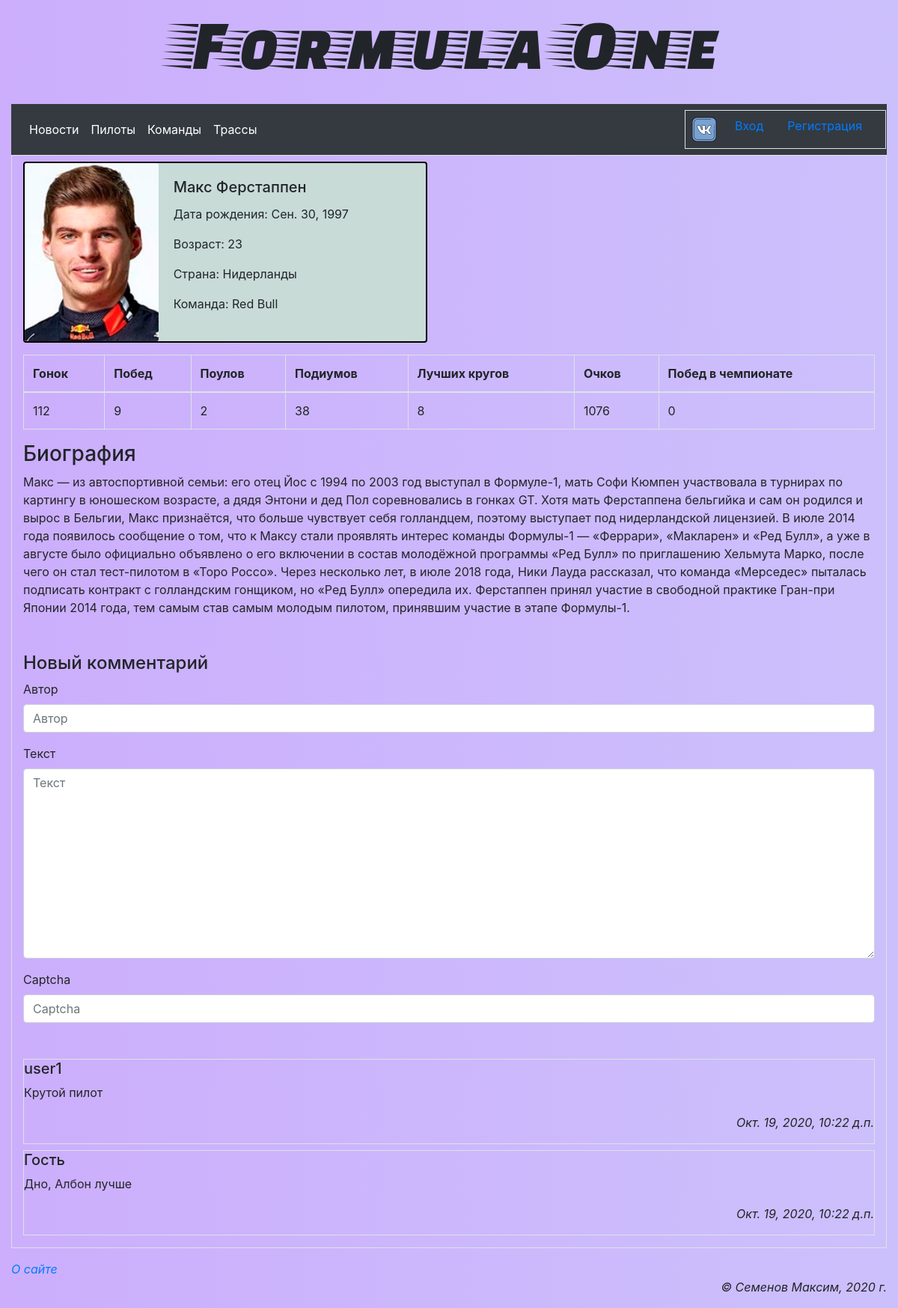
The app's page /drivers/1/ with its own data.
### main/models.py (models this page shows, shortened)
class Driver(models.Model):
	first_name = models.CharField(max_length=20, verbose_name='Имя')
	last_name = models.CharField(max_length=20, verbose_name='Фамилия')
	date_of_birth = models.DateField(verbose_name='Дата рождения')
	country = models.CharField(max_length=30, verbose_name='Страна')
	image = models.ImageField(blank=True, upload_to=get_timestamp_path, verbose_name='Фото')
	is_active = models.BooleanField(default=True, db_index=True, verbose_name='Действующий пилот?')
	team = models.ForeignKey('Team', on_delete=models.PROTECT, verbose_name='Команда',
								null=True, blank=True)
	biography = models.TextField(default=True, verbose_name='Биография')
	starts = models.IntegerField(default=True, verbose_name='Кол-во стартов')
	wins = models.IntegerField(default=True, verbose_name='Кол-во побед')
	pole_position= models.IntegerField(default=True, verbose_name='Кол-во поулов')
	scores = models.IntegerField(default=True, verbose_name='Кол-во очков')
	podiums= models.IntegerField(default=True, verbose_name='Кол-во подиумов')
	best_laps= models.IntegerField(default=True, verbose_name='Кол-во лучших кругов')
	championship_win = models.IntegerField(default=True, verbose_name='Побед в чемпионате')
	def age(self):
		return int((datetime.now().date() - self.date_of_birth).days / 365.25)
	class Meta:
		verbose_name = 'Пилот'
		verbose_name_plural = 'Пилоты'

class Team(models.Model):
	name = models.CharField(max_length=20, verbose_name='Название')
	debut_in_f1 = models.DateField(verbose_name='Дебют в Ф1')
	country = models.CharField(max_length=30, verbose_name='Страна')
	image = models.ImageField(blank=True, upload_to=get_timestamp_path, verbose_name='Фото')
	team_car_image = models.ImageField(blank=True, upload_to=get_timestamp_path, verbose_name='Фото болида')
	is_active = models.BooleanField(default=True, db_index=True, verbose_name='Действующая команда')
	team_history =models.TextField(default=True, verbose_name='История команды')
	starts = models.IntegerField(default=True, verbose_name='Кол-во стартов')
	wins = models.IntegerField(default=True, verbose_name='Кол-во побед')
	pole_position= models.IntegerField(default=True, verbose_name='Кол-во поулов')
	scores = models.IntegerField(default=True, verbose_name='Кол-во очков')
	podiums= models.IntegerField(default=True, verbose_name='Кол-во подиумов')
	best_laps= models.IntegerField(default=True, verbose_name='Кол-во лучших кругов')
	constructors_win = models.IntegerField(default=True, verbose_name='Побед в Кубке конструкторов')
	def __str__(self):
		return self.name
	class Meta:
		verbose_name = 'Команда'
		verbose_name_plural = 'Команды'

class Comment(models.Model):
	driver = models.ForeignKey(Driver, on_delete=models.CASCADE, verbose_name='Пилот')
	author = models.CharField(max_length=30, verbose_name='Автор')
	content = models.TextField(verbose_name='Текст')
	is_active = models.BooleanField(default=True, db_index=True, verbose_name='Выводить на экран?')
	created_at = models.DateTimeField(auto_now_add=True, db_index=True, verbose_name='Опубликован')
	class Meta:
		verbose_name_plural = 'Комментарии'
		verbose_name = 'Комментарий'
		ordering = ['created_at']

### main/views.py (the view, shortened to what this page needs)
# urls.py: path('drivers/<int:pk>/', driver_detail, name='driver_detail'),
def driver_detail(request, pk):
	driver = get_object_or_404(Driver, pk=pk)
	comments = Comment.objects.filter(driver=pk, is_active=True)
	initial = {'driver': driver.pk}
	if request.user.is_authenticated:
		initial['author'] = request.user.username
		form_class = UserCommentForm
	else:
		form_class = GuestCommentForm
	form = form_class(initial=initial)
	context = {'driver': driver, 'comments': comments, 'form': form}
	return render(request, 'main/driver_detail.html', context)

### main/forms.py
class GuestCommentForm(forms.ModelForm):
	captcha = CaptchaField(label='Введите текст с картинки',
							error_messages={'invalid':'Неправильный текст'})
	class Meta:
		model = Comment
		exclude = ('is_active',)
		widgets = {'driver' : forms.HiddenInput}

### main/templates/main/driver_detail.html (shortened to what this page needs)
{% extends 'layout/basic.html' %}
{% load thumbnail %}
{% load bootstrap4 %}
{% load static %}
{% block content %}
<div class="card mb-3" style="max-width: 540px;">
  <div class="row no-gutters">
    <div class="col-md-4">
      <img src="{{ driver.image.url }}" class="card-img" alt="<>">
    </div>
    <div class="col-md-8">
      <div class="card-body">
        <h5 class="card-title">{{ driver.first_name }} {{ driver.last_name }}</h5>
        <p class="card-text">Дата рождения: {{ driver.date_of_birth }}</p>
        <p class="card-text">Возраст: {{ driver.age }}</p>
        <p class="card-text">Страна: {{ driver.country }}</p>
        <p class="card-text">Команда: {{ driver.team }}</p>
      </div>
    </div>
  </div>
</div>
<table class="table table-bordered">
  <thead>
    <tr>
        <th scope="col">Гонок</th>
        <th scope="col">Побед</th>
        <th scope="col">Поулов</th>
        <th scope="col">Подиумов</th>
        <th scope="col">Лучших кругов</th>
        <th scope="col">Очков</th>
        <th scope="col">Побед в чемпионате</th>
    </tr>
  </thead>
  <tbody>
    <tr>
        <td>{{ driver.starts }}</td>
        <td>{{ driver.wins }}</td>
        <td>{{ driver.pole_position }}</td>
        <td>{{ driver.podiums }}</td>
        <td>{{ driver.best_laps }}</td>
        <td>{{ driver.scores }}</td>
        <td>{{ driver.championship_win }}</td>
    </tr>
  </tbody>
</table>
<h3>Биография</h3>
<p>{{ driver.biography }}</p>
  <h4 class="mt-5">Новый комментарий</h4>
  <form method="post">
    {% bootstrap_form form layout='horizontal' %}
  </form>
  {% if comments %}
  <div class="mt-5">
    {% for comment in comments %}
    <div class="my-2 p2 border">
      <h5>{{ comment.author }}</h5>
      <p>{{ comment.content }}</p>
      <p class="text-right font-italic">{{ comment.created_at }}</p>
    </div>
    {% endfor %}
  </div>
  {% endif %}
{% endblock %}

### main/static/main/style.css (style rules this page uses)
body { background: linear-gradient(to right, #CCAEFC, #CCC0FC); }
.card { background-color: #c8dbd7; border: 2px solid black; }

### records on screen
Driver: image (picture), first_name "Макс", last_name "Ферстаппен", date_of_birth "Сен. 30, 1997", age "23", country "Нидерланды", team "Red Bull", starts "112", wins "9", pole_position "2", podiums "38", best_laps "8", scores "1076", championship_win "0", biography "Макс — из автоспортивной семьи: его отец Йос с 1994 по 2003 год выступал в Формуле-1, мать Софи Кюмпен участвовала в турнирах по картингу в юношеском возрасте, а дядя Энтони и дед Пол соревновались в гонках GT. Хотя мать Ферстаппена бельгийка и сам он родился и вырос в Бельгии, Макс признаётся, что больше чувствует себя голландцем, поэтому выступает под нидерландской лицензией. В июле 2014 года появилось сообщение о том, что к Максу стали проявлять интерес команды Формулы-1 — «Феррари», «Макларен» и «Ред Булл», а уже в августе было официально объявлено о его включении в состав молодёжной программы «Ред Булл» по приглашению Хельмута Марко, после чего он стал тест-пилотом в «Торо Россо».…"
Comment: author "user1", content "Крутой пилот", created_at "Окт. 19, 2020, 10:22 д.п."
Comment: author "Гость", content "Дно, Албон лучше", created_at "Окт. 19, 2020, 10:22 д.п."
